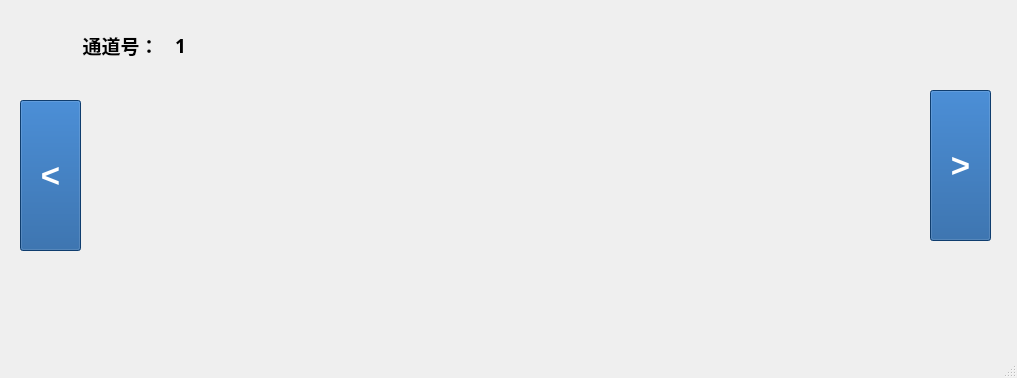
<?xml version="1.0" encoding="UTF-8"?>
<ui version="4.0">
 <class>MainWindow</class>
 <widget class="QMainWindow" name="MainWindow">
  <property name="geometry">
   <rect>
    <x>0</x>
    <y>0</y>
    <width>1017</width>
    <height>378</height>
   </rect>
  </property>
  <property name="windowTitle">
   <string>MainWindow</string>
  </property>
  <widget class="QWidget" name="centralwidget">
   <widget class="PlotWidget" name="EMG" native="true">
    <property name="geometry">
     <rect>
      <x>90</x>
      <y>90</y>
      <width>831</width>
      <height>171</height>
     </rect>
    </property>
    <property name="minimumSize">
     <size>
      <width>211</width>
      <height>111</height>
     </size>
    </property>
   </widget>
   <widget class="QLabel" name="label">
    <property name="geometry">
     <rect>
      <x>40</x>
      <y>10</y>
      <width>161</width>
      <height>71</height>
     </rect>
    </property>
    <property name="minimumSize">
     <size>
      <width>161</width>
      <height>71</height>
     </size>
    </property>
    <property name="font">
     <font>
      <family>Adobe Heiti Std</family>
      <pointsize>14</pointsize>
      <weight>75</weight>
      <bold>true</bold>
     </font>
    </property>
    <property name="text">
     <string>通道号：</string>
    </property>
    <property name="alignment">
     <set>Qt::AlignCenter</set>
    </property>
   </widget>
   <widget class="QLabel" name="ChannelNum">
    <property name="geometry">
     <rect>
      <x>100</x>
      <y>10</y>
      <width>161</width>
      <height>71</height>
     </rect>
    </property>
    <property name="minimumSize">
     <size>
      <width>161</width>
      <height>71</height>
     </size>
    </property>
    <property name="font">
     <font>
      <family>Adobe Heiti Std</family>
      <pointsize>14</pointsize>
      <weight>75</weight>
      <bold>true</bold>
     </font>
    </property>
    <property name="text">
     <string>1</string>
    </property>
    <property name="alignment">
     <set>Qt::AlignCenter</set>
    </property>
   </widget>
   <widget class="QPushButton" name="NEXT">
    <property name="geometry">
     <rect>
      <x>930</x>
      <y>90</y>
      <width>61</width>
      <height>151</height>
     </rect>
    </property>
    <property name="font">
     <font>
      <pointsize>25</pointsize>
      <weight>75</weight>
      <bold>true</bold>
     </font>
    </property>
    <property name="styleSheet">
     <string notr="true">background-color: rgb(21, 85, 154);
color: rgb(255, 255, 255);</string>
    </property>
    <property name="text">
     <string>&gt;</string>
    </property>
   </widget>
   <widget class="QPushButton" name="PREV">
    <property name="geometry">
     <rect>
      <x>20</x>
      <y>100</y>
      <width>61</width>
      <height>151</height>
     </rect>
    </property>
    <property name="font">
     <font>
      <pointsize>25</pointsize>
      <weight>75</weight>
      <bold>true</bold>
     </font>
    </property>
    <property name="styleSheet">
     <string notr="true">background-color: rgb(21, 85, 154);
color: rgb(255, 255, 255);</string>
    </property>
    <property name="text">
     <string>&lt;</string>
    </property>
   </widget>
  </widget>
  <widget class="QMenuBar" name="menubar">
   <property name="geometry">
    <rect>
     <x>0</x>
     <y>0</y>
     <width>1017</width>
     <height>23</height>
    </rect>
   </property>
  </widget>
  <widget class="QStatusBar" name="statusbar"/>
 </widget>
 <customwidgets>
  <customwidget>
   <class>PlotWidget</class>
   <extends>QWidget</extends>
   <header location="global">pyqtgraph</header>
   <container>1</container>
  </customwidget>
 </customwidgets>
 <resources/>
 <connections/>
</ui>
